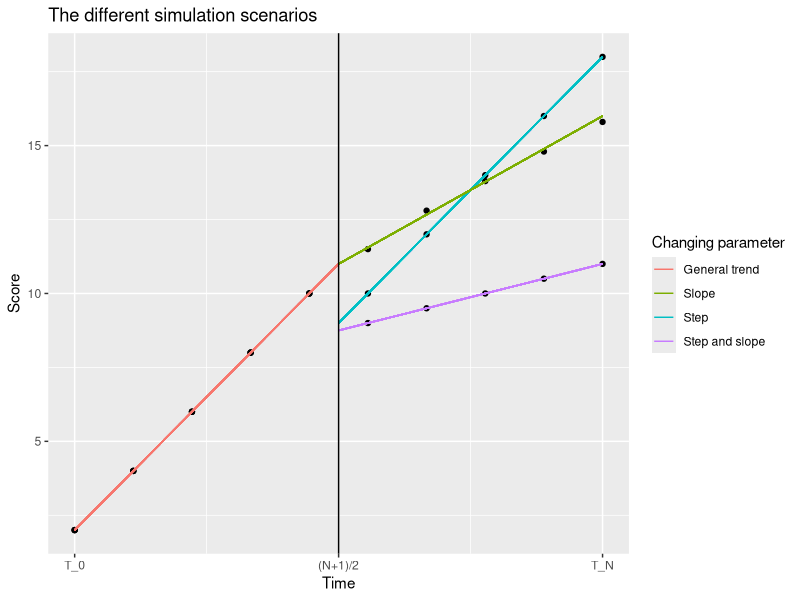
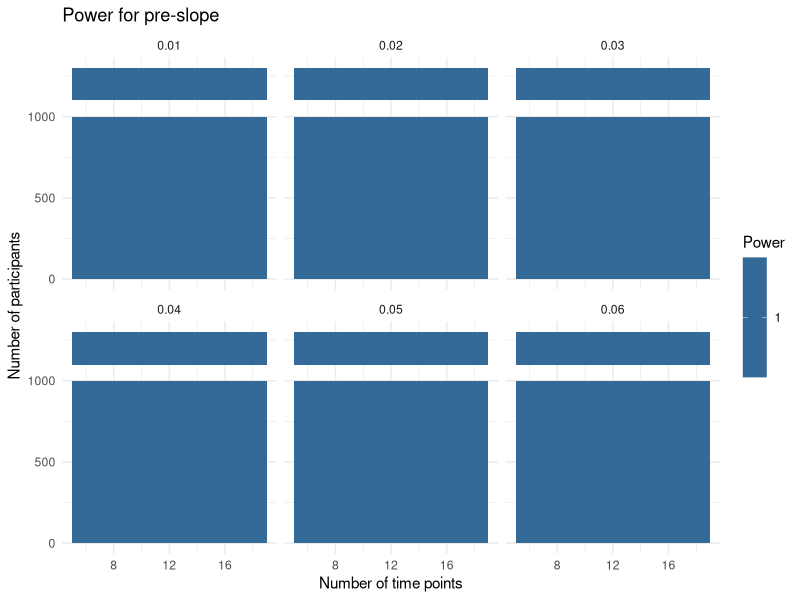
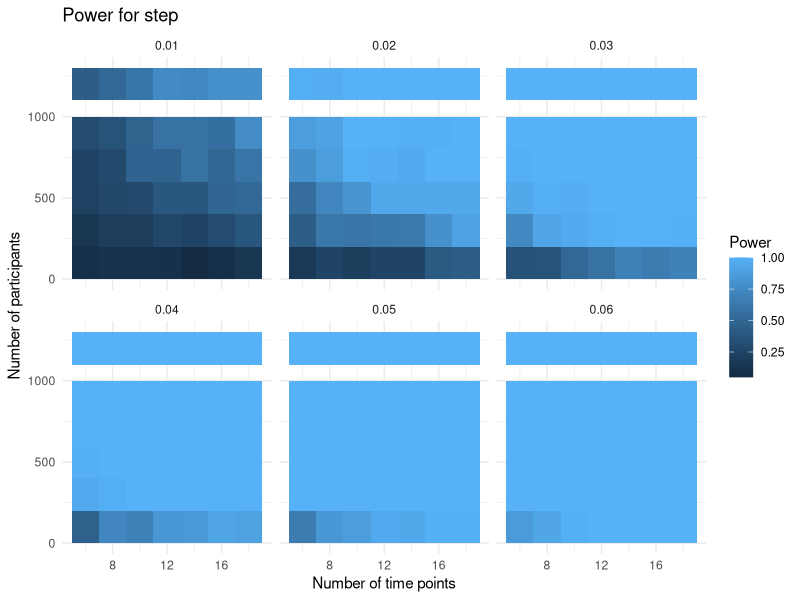
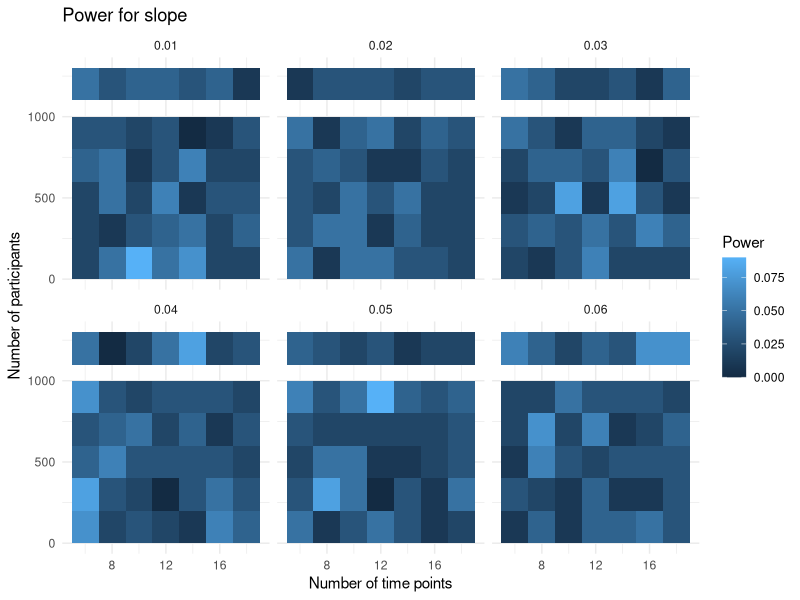
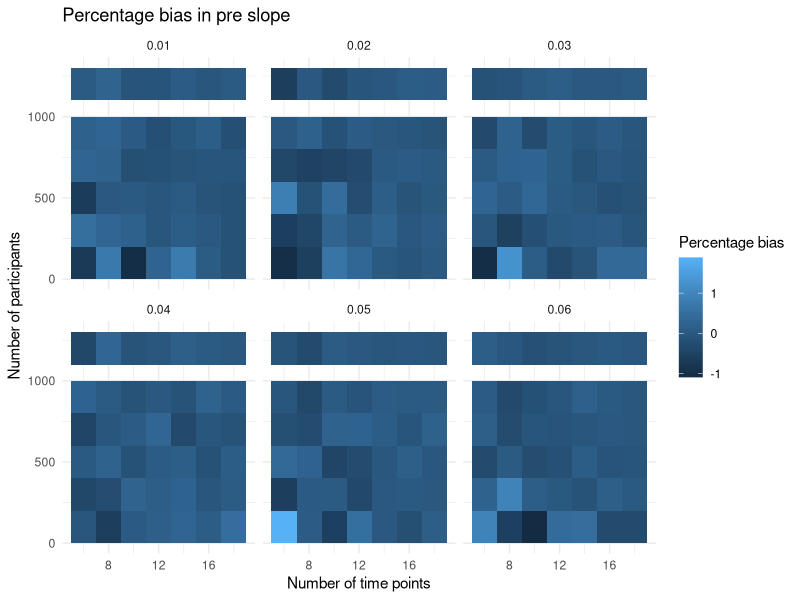
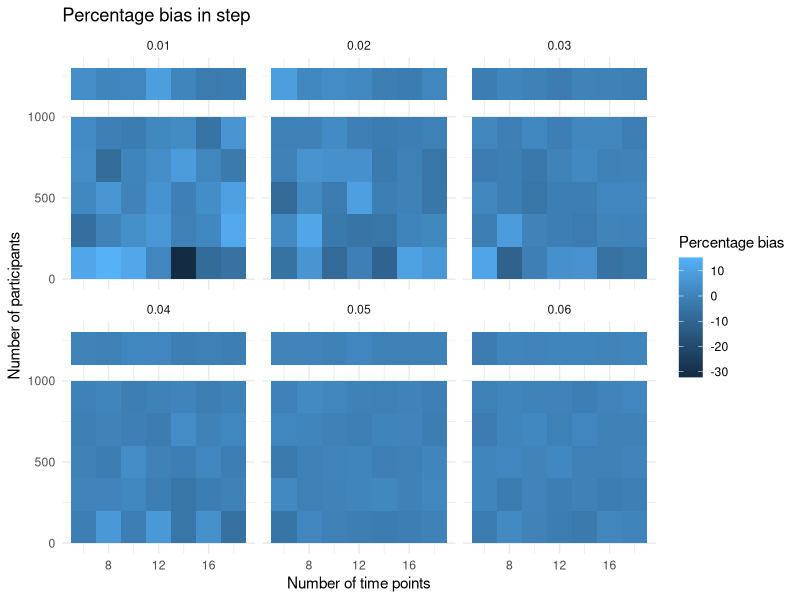
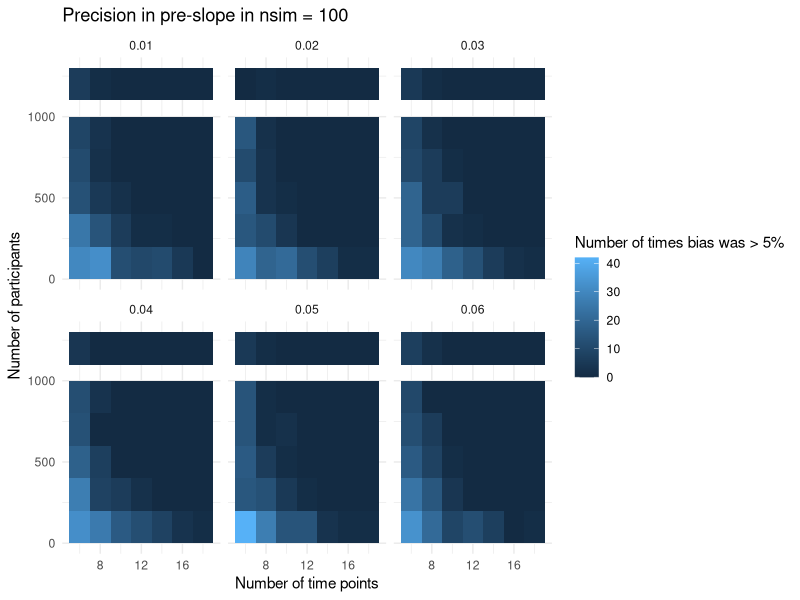
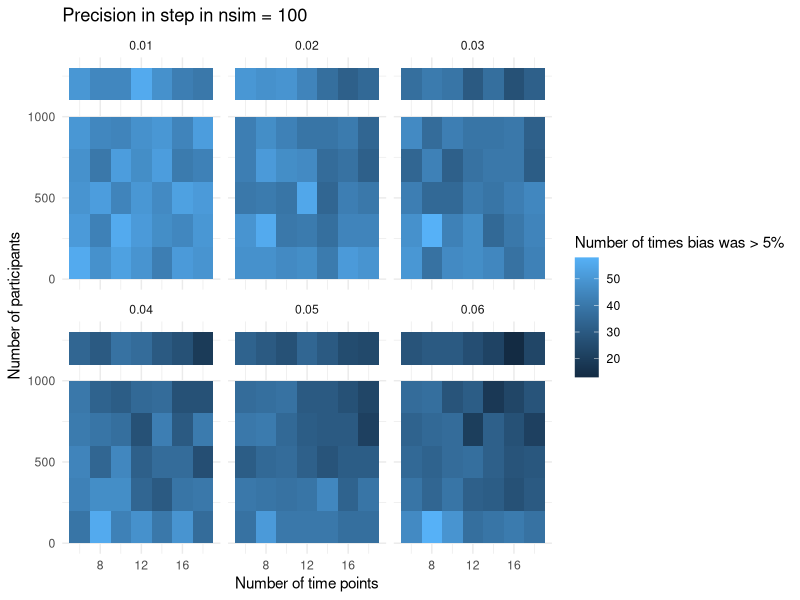

Write the R code that produced these figures, in order.
## ---- chunk 1
knitr::opts_chunk$set(echo = TRUE)
## ---- chunk 2
library(tidyverse)
library(patchwork)
## ---- chunk 3
# figure of the sim studie
time <- rep(seq(10),3)
group <- c(rep("Step", 10), rep("Slope", 10), rep("Step and slope", 10))
score1 <- time * 2 + c(rep(0,5), rep(-2,5), rep(0,5), -0.5, -1.2, -2.2, -3.2, -4.2, rep(0, 5), 
                       -3, -4.5, -6, -7.5, -9)

data_eex <- data.frame(time = time, 
            group = group,
            score = score1)

data_eex %>% 
  ggplot(aes(x = time, y = score)) +
  geom_point() +
  geom_segment(aes(x = 1, y = 2, xend = 5.5, yend = 11, color = "General trend")) +
  geom_segment(aes(x = 5.5, y = 9, xend = 10, yend = 18, color = "Step")) +
  geom_segment(aes(x = 5.5, y = 11, xend = 10, yend = 16, color = "Slope")) +
  geom_segment(aes(x = 5.5, y = 8.75, xend = 10, yend = 11, color = "Step and slope")) +
  scale_color_discrete(name="Changing parameter") +
  labs(title = "The different simulation scenarios", y = "Score", x = "Time") +
  geom_vline(xintercept = 5.5) +
  scale_x_continuous("Time", labels=c("T_0", "(N+1)/2", "T_N"), breaks=c(1, 5.5, 10))

#ggsave("figures/sim_setup.png")
## ---- chunk 4
# import the data
out10 <- read.csv("results/sim10.csv")
out01 <- read.csv("results/sim01.csv")
out11 <- read.csv("results/sim11.csv")
## ---- chunk 5
out10 %>% 
  ggplot(aes(x = N_t, y = N_pers, fill = pre_slope)) +
  geom_tile() + 
  labs(title = "Power for pre-slope",x = "Number of time points",
       y = "Number of participants", fill="Power") +
  facet_wrap(~effect_sizes) +
  theme_minimal() 
## ---- chunk 6
out10 %>% 
  ggplot(aes(x = N_t, y = N_pers, fill = step)) +
  geom_tile() + 
  labs(title = "Power for step",x = "Number of time points",
       y = "Number of participants", fill="Power") +
  facet_wrap(~effect_sizes) +
  theme_minimal() 

out10 %>% 
  ggplot(aes(x = N_t, y = N_pers, fill = slope)) +
  geom_tile() + 
  labs(title = "Power for slope",x = "Number of time points",
       y = "Number of participants", fill="Power") +
  facet_wrap(~effect_sizes) +
  theme_minimal() 
## ---- chunk 7
# heat maps
out10 %>% 
  ggplot(aes(x = N_t, y = N_pers, fill = bias_pre_slope)) +
  geom_tile() + 
  labs(title = "Percentage bias in pre slope", x = "Number of time points", 
       y = "Number of participants", fill="Percentage bias") +
  facet_wrap(~effect_sizes) +
    theme_minimal()

out10 %>% 
  ggplot(aes(x = N_t, y = N_pers, fill = bias_step)) +
  geom_tile() + 
  labs(title = "Percentage bias in step", x = "Number of time points", 
       y = "Number of participants", fill="Percentage bias") +
  facet_wrap(~effect_sizes) +
    theme_minimal()
## ---- chunk 8
out10 %>% 
  ggplot(aes(x = N_t, y = N_pers, fill = Precision_pre_slope)) +
  geom_tile() + 
  labs(title = "Precision in pre-slope in nsim = 100", x = "Number of time points", 
       y = "Number of participants", fill="Number of times bias was > 5%") +
  facet_wrap(~effect_sizes) +
    theme_minimal()

out10 %>% 
  ggplot(aes(x = N_t, y = N_pers, fill = Precision_step)) +
  geom_tile() + 
  labs(title = "Precision in step in nsim = 100", x = "Number of time points", 
       y = "Number of participants", fill="Number of times bias was > 5%") +
  facet_wrap(~effect_sizes) +
    theme_minimal()

## ---- chunk 9
out01 %>% 
  ggplot(aes(x = N_t, y = N_pers, fill = step)) +
  geom_tile() + 
  labs(title = "Power for step",x = "Number of time points",
       y = "Number of participants", fill="Power") +
  facet_wrap(~effect_sizes) +
  theme_minimal() 

out01 %>% 
  ggplot(aes(x = N_t, y = N_pers, fill = slope)) +
  geom_tile() + 
  labs(title = "Power for slope",x = "Number of time points",
       y = "Number of participants", fill="Power") +
  facet_wrap(~effect_sizes) +
  theme_minimal() 
## ---- chunk 10
out01 %>% 
  ggplot(aes(x = N_t, y = N_pers, fill = bias_slope)) +
  geom_tile() + 
  labs(title = "Percentage bias in slope", x = "Number of time points", 
       y = "Number of participants", fill="Percentage bias") +
  facet_wrap(~effect_sizes) +
    theme_minimal()
## ---- chunk 11
out01 %>% 
  ggplot(aes(x = N_t, y = N_pers, fill = Precision_slope)) +
  geom_tile() + 
  labs(title = "Precision in slope in nsim = 100", x = "Number of time points", 
       y = "Number of participants", fill="Number of times bias was > 5%") +
  facet_wrap(~effect_sizes) +
    theme_minimal()
## ---- chunk 12
out11 %>% 
  ggplot(aes(x = N_t, y = N_pers, fill = step)) +
  geom_tile() + 
  labs(title = "Power for step",x = "Number of time points",
       y = "Number of participants", fill="Power") +
  facet_wrap(~effect_sizes) +
  theme_minimal() 

out11 %>% 
  ggplot(aes(x = N_t, y = N_pers, fill = slope)) +
  geom_tile() + 
  labs(title = "Power for slope",x = "Number of time points",
       y = "Number of participants", fill="Power") +
  facet_wrap(~effect_sizes) +
  theme_minimal() 
## ---- chunk 13
out11 %>% 
  ggplot(aes(x = N_t, y = N_pers, fill = bias_step)) +
  geom_tile() + 
  labs(title = "Percentage bias in step", x = "Number of time points", 
       y = "Number of participants", fill="Percentage bias") +
  facet_wrap(~effect_sizes) +
    theme_minimal()

out11 %>% 
  ggplot(aes(x = N_t, y = N_pers, fill = bias_slope)) +
  geom_tile() + 
  labs(title = "Percentage bias in slope", x = "Number of time points", 
       y = "Number of participants", fill="Percentage bias") +
  facet_wrap(~effect_sizes) +
    theme_minimal()
## ---- chunk 14
out11 %>% 
  ggplot(aes(x = N_t, y = N_pers, fill = Precision_step)) +
  geom_tile() + 
  labs(title = "Precision in step in nsim = 100", x = "Number of time points", 
       y = "Number of participants", fill="Number of times bias was > 5%") +
  facet_wrap(~effect_sizes) +
    theme_minimal()

out11 %>% 
  ggplot(aes(x = N_t, y = N_pers, fill = Precision_slope)) +
  geom_tile() + 
  labs(title = "Precisio in slope in nsim = 100", x = "Number of time points", 
       y = "Number of participants", fill="Number of times bias was > 5%") +
  facet_wrap(~effect_sizes) +
    theme_minimal()
## ---- chunk 15
# figure of the sim studie
time <- rep(seq(10),3)
group <- c(rep("Step", 10), rep("Slope", 10), rep("Step and slope", 10))
score1 <- time * 2 + c(rep(0,5), rep(-2,5), rep(0,5), -0.5, -1.2, -2.2, -3.2, -4.2, rep(0, 5), 
                       -3, -4.5, -6, -7.5, -9)

data_eex <- data.frame(time = time, 
            group = group,
            score = score1)

P1 <- data_eex %>% 
  filter(group == "Step") %>% 
  ggplot(aes(x = time, y = score)) +
  geom_point() +
  geom_segment(aes(x = 1, y = 2, xend = 5.5, yend = 11)) +
  geom_segment(aes(x = 5.5, y = 9, xend = 10, yend = 18), color = "red") +
  guides(color="none") +
  ylim(0, 20) +
  labs(title = "Step", y = "Score", x = "Time") +
  geom_vline(xintercept = 5.5) +
  scale_x_continuous("Time", labels=c("T_0", "(N+1)/2", "T_N"), breaks=c(1, 5.5, 10)) +
  theme_classic()

P2 <- data_eex %>% 
  filter(group == "Slope") %>% 
  ggplot(aes(x = time, y = score)) +
  geom_point() +
  geom_segment(aes(x = 1, y = 2, xend = 5.5, yend = 11)) +
  geom_segment(aes(x = 5.5, y = 11, xend = 10, yend = 16), color = "green") +
  guides(color="none") +
  ylim(0, 20) +
  labs(title = "Slope", y = "Score", x = "Time") +
  geom_vline(xintercept = 5.5) +
  scale_x_continuous("Time", labels=c("T_0", "(N+1)/2", "T_N"), breaks=c(1, 5.5, 10)) +
  theme_classic()

P3 <- data_eex %>% 
  filter(group == "Step and slope") %>% 
  ggplot(aes(x = time, y = score)) +
  geom_point() +
  geom_segment(aes(x = 1, y = 2, xend = 5.5, yend = 11)) +
  geom_segment(aes(x = 5.5, y = 8.75, xend = 10, yend = 11),  color = "blue") +
  guides(color="none") +
  ylim(0, 20) +
  labs(title = "Step and slope", y = "Score", x = "Time") +
  geom_vline(xintercept = 5.5) +
  scale_x_continuous("Time", labels=c("T_0", "(N+1)/2", "T_N"), breaks=c(1, 5.5, 10)) +
  theme_classic()

P1 + P2 + P3

#ggsave("figures/sim_setup1.png")
